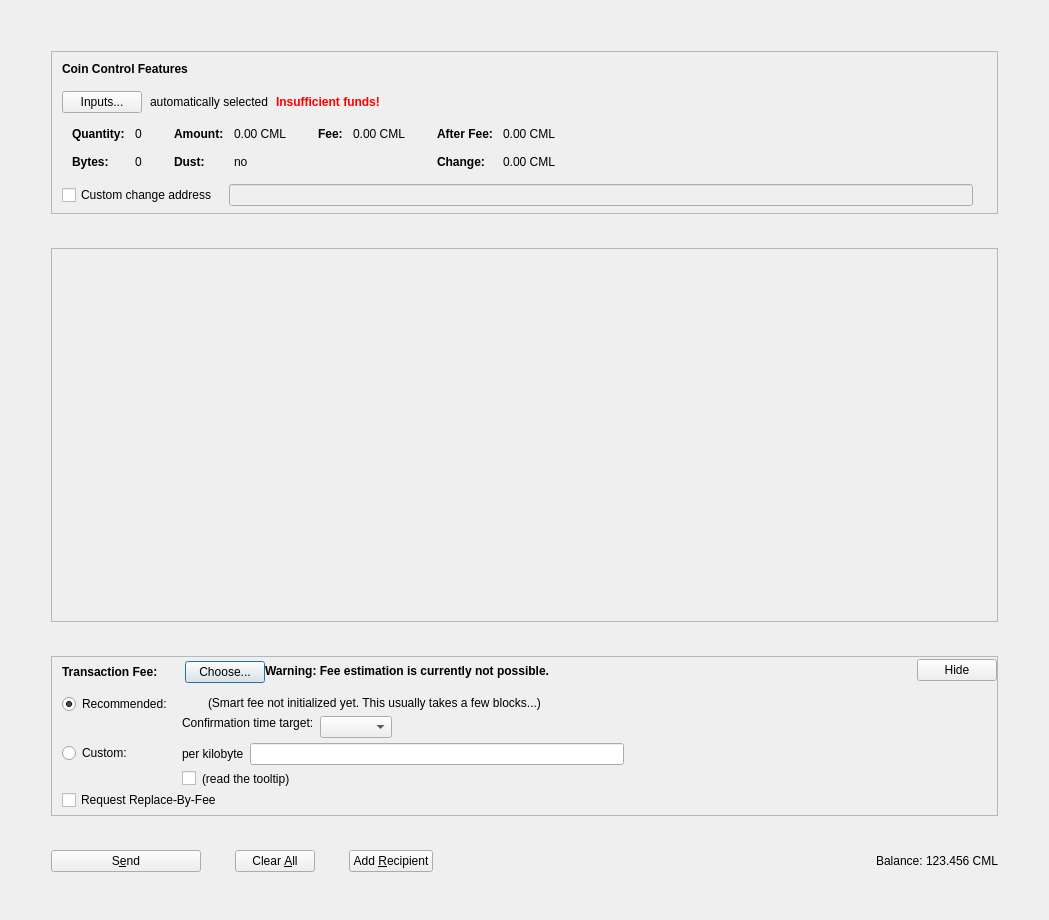
<?xml version="1.0" encoding="UTF-8"?>
<ui version="4.0">
 <class>SendCoinsDialog</class>
 <widget class="QDialog" name="SendCoinsDialog">
  <property name="geometry">
   <rect>
    <x>0</x>
    <y>0</y>
    <width>1049</width>
    <height>920</height>
   </rect>
  </property>
  <property name="windowTitle">
   <string>Send Coins</string>
  </property>
  <layout class="QVBoxLayout" name="verticalLayout" stretch="0">
   <property name="bottomMargin">
    <number>8</number>
   </property>
   <item>
    <layout class="QVBoxLayout" name="verticalLayout_3">
     <property name="spacing">
      <number>34</number>
     </property>
     <property name="leftMargin">
      <number>40</number>
     </property>
     <property name="topMargin">
      <number>40</number>
     </property>
     <property name="rightMargin">
      <number>40</number>
     </property>
     <property name="bottomMargin">
      <number>40</number>
     </property>
     <item>
      <widget class="QFrame" name="frameCoinControl">
       <property name="sizePolicy">
        <sizepolicy hsizetype="Expanding" vsizetype="Fixed">
         <horstretch>0</horstretch>
         <verstretch>0</verstretch>
        </sizepolicy>
       </property>
       <property name="maximumSize">
        <size>
         <width>16777215</width>
         <height>16777215</height>
        </size>
       </property>
       <property name="frameShape">
        <enum>QFrame::StyledPanel</enum>
       </property>
       <property name="frameShadow">
        <enum>QFrame::Sunken</enum>
       </property>
       <layout class="QVBoxLayout" name="verticalLayoutCoinControl2">
        <property name="spacing">
         <number>0</number>
        </property>
        <property name="leftMargin">
         <number>0</number>
        </property>
        <property name="topMargin">
         <number>0</number>
        </property>
        <property name="rightMargin">
         <number>0</number>
        </property>
        <property name="bottomMargin">
         <number>6</number>
        </property>
        <item>
         <layout class="QVBoxLayout" name="verticalLayoutCoinControl" stretch="0,0,0,0,0">
          <property name="spacing">
           <number>0</number>
          </property>
          <property name="leftMargin">
           <number>10</number>
          </property>
          <property name="topMargin">
           <number>10</number>
          </property>
          <item>
           <layout class="QHBoxLayout" name="horizontalLayoutCoinControl1">
            <property name="bottomMargin">
             <number>15</number>
            </property>
            <item>
             <widget class="QLabel" name="labelCoinControlFeatures">
              <property name="sizePolicy">
               <sizepolicy hsizetype="Preferred" vsizetype="Maximum">
                <horstretch>0</horstretch>
                <verstretch>0</verstretch>
               </sizepolicy>
              </property>
              <property name="font">
               <font>
                <weight>75</weight>
                <bold>true</bold>
               </font>
              </property>
              <property name="styleSheet">
               <string notr="true">font-weight:bold;</string>
              </property>
              <property name="text">
               <string>Coin Control Features</string>
              </property>
             </widget>
            </item>
           </layout>
          </item>
          <item>
           <layout class="QHBoxLayout" name="horizontalLayoutCoinControl2" stretch="0,0,0,0">
            <property name="spacing">
             <number>8</number>
            </property>
            <property name="bottomMargin">
             <number>10</number>
            </property>
            <item>
             <widget class="QPushButton" name="pushButtonCoinControl">
              <property name="styleSheet">
               <string notr="true"/>
              </property>
              <property name="text">
               <string>Inputs...</string>
              </property>
              <property name="autoDefault">
               <bool>false</bool>
              </property>
             </widget>
            </item>
            <item>
             <widget class="QLabel" name="labelCoinControlAutomaticallySelected">
              <property name="text">
               <string>automatically selected</string>
              </property>
              <property name="margin">
               <number>5</number>
              </property>
             </widget>
            </item>
            <item>
             <widget class="QLabel" name="labelCoinControlInsuffFunds">
              <property name="font">
               <font>
                <weight>75</weight>
                <bold>true</bold>
               </font>
              </property>
              <property name="styleSheet">
               <string notr="true">color:red;font-weight:bold;</string>
              </property>
              <property name="text">
               <string>Insufficient funds!</string>
              </property>
              <property name="margin">
               <number>5</number>
              </property>
             </widget>
            </item>
            <item>
             <spacer name="horizontalSpacerCoinControl">
              <property name="orientation">
               <enum>Qt::Horizontal</enum>
              </property>
              <property name="sizeHint" stdset="0">
               <size>
                <width>40</width>
                <height>1</height>
               </size>
              </property>
             </spacer>
            </item>
           </layout>
          </item>
          <item>
           <widget class="QWidget" name="widgetCoinControl" native="true">
            <property name="sizePolicy">
             <sizepolicy hsizetype="Preferred" vsizetype="Preferred">
              <horstretch>0</horstretch>
              <verstretch>0</verstretch>
             </sizepolicy>
            </property>
            <property name="minimumSize">
             <size>
              <width>0</width>
              <height>0</height>
             </size>
            </property>
            <property name="styleSheet">
             <string notr="true"/>
            </property>
            <layout class="QHBoxLayout" name="horizontalLayoutCoinControl5">
             <property name="leftMargin">
              <number>0</number>
             </property>
             <property name="topMargin">
              <number>0</number>
             </property>
             <property name="rightMargin">
              <number>0</number>
             </property>
             <property name="bottomMargin">
              <number>0</number>
             </property>
             <item>
              <layout class="QHBoxLayout" name="horizontalLayoutCoinControl3" stretch="0,0,0,1">
               <property name="spacing">
                <number>20</number>
               </property>
               <property name="topMargin">
                <number>0</number>
               </property>
               <property name="bottomMargin">
                <number>10</number>
               </property>
               <item>
                <layout class="QFormLayout" name="formLayoutCoinControl1">
                 <property name="horizontalSpacing">
                  <number>10</number>
                 </property>
                 <property name="verticalSpacing">
                  <number>14</number>
                 </property>
                 <property name="leftMargin">
                  <number>10</number>
                 </property>
                 <property name="topMargin">
                  <number>4</number>
                 </property>
                 <property name="rightMargin">
                  <number>6</number>
                 </property>
                 <item row="0" column="0">
                  <widget class="QLabel" name="labelCoinControlQuantityText">
                   <property name="font">
                    <font>
                     <weight>75</weight>
                     <bold>true</bold>
                    </font>
                   </property>
                   <property name="text">
                    <string>Quantity:</string>
                   </property>
                   <property name="margin">
                    <number>0</number>
                   </property>
                  </widget>
                 </item>
                 <item row="0" column="1">
                  <widget class="QLabel" name="labelCoinControlQuantity">
                   <property name="cursor">
                    <cursorShape>IBeamCursor</cursorShape>
                   </property>
                   <property name="contextMenuPolicy">
                    <enum>Qt::ActionsContextMenu</enum>
                   </property>
                   <property name="text">
                    <string notr="true">0</string>
                   </property>
                   <property name="margin">
                    <number>0</number>
                   </property>
                   <property name="textInteractionFlags">
                    <set>Qt::LinksAccessibleByMouse|Qt::TextSelectableByKeyboard|Qt::TextSelectableByMouse</set>
                   </property>
                  </widget>
                 </item>
                 <item row="1" column="0">
                  <widget class="QLabel" name="labelCoinControlBytesText">
                   <property name="font">
                    <font>
                     <weight>75</weight>
                     <bold>true</bold>
                    </font>
                   </property>
                   <property name="text">
                    <string>Bytes:</string>
                   </property>
                  </widget>
                 </item>
                 <item row="1" column="1">
                  <widget class="QLabel" name="labelCoinControlBytes">
                   <property name="cursor">
                    <cursorShape>IBeamCursor</cursorShape>
                   </property>
                   <property name="contextMenuPolicy">
                    <enum>Qt::ActionsContextMenu</enum>
                   </property>
                   <property name="text">
                    <string notr="true">0</string>
                   </property>
                   <property name="textInteractionFlags">
                    <set>Qt::LinksAccessibleByMouse|Qt::TextSelectableByKeyboard|Qt::TextSelectableByMouse</set>
                   </property>
                  </widget>
                 </item>
                </layout>
               </item>
               <item>
                <layout class="QFormLayout" name="formLayoutCoinControl2">
                 <property name="horizontalSpacing">
                  <number>10</number>
                 </property>
                 <property name="verticalSpacing">
                  <number>14</number>
                 </property>
                 <property name="leftMargin">
                  <number>6</number>
                 </property>
                 <property name="topMargin">
                  <number>4</number>
                 </property>
                 <property name="rightMargin">
                  <number>6</number>
                 </property>
                 <item row="0" column="0">
                  <widget class="QLabel" name="labelCoinControlAmountText">
                   <property name="font">
                    <font>
                     <weight>75</weight>
                     <bold>true</bold>
                    </font>
                   </property>
                   <property name="text">
                    <string>Amount:</string>
                   </property>
                   <property name="margin">
                    <number>0</number>
                   </property>
                  </widget>
                 </item>
                 <item row="0" column="1">
                  <widget class="QLabel" name="labelCoinControlAmount">
                   <property name="cursor">
                    <cursorShape>IBeamCursor</cursorShape>
                   </property>
                   <property name="contextMenuPolicy">
                    <enum>Qt::ActionsContextMenu</enum>
                   </property>
                   <property name="text">
                    <string notr="true">0.00 CML</string>
                   </property>
                   <property name="textInteractionFlags">
                    <set>Qt::LinksAccessibleByMouse|Qt::TextSelectableByKeyboard|Qt::TextSelectableByMouse</set>
                   </property>
                  </widget>
                 </item>
                 <item row="1" column="0">
                  <widget class="QLabel" name="labelCoinControlLowOutputText">
                   <property name="font">
                    <font>
                     <weight>75</weight>
                     <bold>true</bold>
                    </font>
                   </property>
                   <property name="text">
                    <string>Dust:</string>
                   </property>
                  </widget>
                 </item>
                 <item row="1" column="1">
                  <widget class="QLabel" name="labelCoinControlLowOutput">
                   <property name="cursor">
                    <cursorShape>IBeamCursor</cursorShape>
                   </property>
                   <property name="contextMenuPolicy">
                    <enum>Qt::ActionsContextMenu</enum>
                   </property>
                   <property name="text">
                    <string notr="true">no</string>
                   </property>
                   <property name="textInteractionFlags">
                    <set>Qt::LinksAccessibleByMouse|Qt::TextSelectableByKeyboard|Qt::TextSelectableByMouse</set>
                   </property>
                  </widget>
                 </item>
                </layout>
               </item>
               <item>
                <layout class="QFormLayout" name="formLayoutCoinControl3">
                 <property name="horizontalSpacing">
                  <number>10</number>
                 </property>
                 <property name="verticalSpacing">
                  <number>14</number>
                 </property>
                 <property name="leftMargin">
                  <number>6</number>
                 </property>
                 <property name="topMargin">
                  <number>4</number>
                 </property>
                 <property name="rightMargin">
                  <number>6</number>
                 </property>
                 <item row="0" column="0">
                  <widget class="QLabel" name="labelCoinControlFeeText">
                   <property name="font">
                    <font>
                     <weight>75</weight>
                     <bold>true</bold>
                    </font>
                   </property>
                   <property name="text">
                    <string>Fee:</string>
                   </property>
                   <property name="margin">
                    <number>0</number>
                   </property>
                  </widget>
                 </item>
                 <item row="0" column="1">
                  <widget class="QLabel" name="labelCoinControlFee">
                   <property name="cursor">
                    <cursorShape>IBeamCursor</cursorShape>
                   </property>
                   <property name="contextMenuPolicy">
                    <enum>Qt::ActionsContextMenu</enum>
                   </property>
                   <property name="text">
                    <string notr="true">0.00 CML</string>
                   </property>
                   <property name="textInteractionFlags">
                    <set>Qt::LinksAccessibleByMouse|Qt::TextSelectableByKeyboard|Qt::TextSelectableByMouse</set>
                   </property>
                  </widget>
                 </item>
                </layout>
               </item>
               <item>
                <layout class="QFormLayout" name="formLayoutCoinControl4">
                 <property name="horizontalSpacing">
                  <number>10</number>
                 </property>
                 <property name="verticalSpacing">
                  <number>14</number>
                 </property>
                 <property name="leftMargin">
                  <number>6</number>
                 </property>
                 <property name="topMargin">
                  <number>4</number>
                 </property>
                 <property name="rightMargin">
                  <number>6</number>
                 </property>
                 <item row="0" column="0">
                  <widget class="QLabel" name="labelCoinControlAfterFeeText">
                   <property name="font">
                    <font>
                     <weight>75</weight>
                     <bold>true</bold>
                    </font>
                   </property>
                   <property name="text">
                    <string>After Fee:</string>
                   </property>
                   <property name="margin">
                    <number>0</number>
                   </property>
                  </widget>
                 </item>
                 <item row="0" column="1">
                  <widget class="QLabel" name="labelCoinControlAfterFee">
                   <property name="cursor">
                    <cursorShape>IBeamCursor</cursorShape>
                   </property>
                   <property name="contextMenuPolicy">
                    <enum>Qt::ActionsContextMenu</enum>
                   </property>
                   <property name="text">
                    <string notr="true">0.00 CML</string>
                   </property>
                   <property name="textInteractionFlags">
                    <set>Qt::LinksAccessibleByMouse|Qt::TextSelectableByKeyboard|Qt::TextSelectableByMouse</set>
                   </property>
                  </widget>
                 </item>
                 <item row="1" column="0">
                  <widget class="QLabel" name="labelCoinControlChangeText">
                   <property name="font">
                    <font>
                     <weight>75</weight>
                     <bold>true</bold>
                    </font>
                   </property>
                   <property name="text">
                    <string>Change:</string>
                   </property>
                  </widget>
                 </item>
                 <item row="1" column="1">
                  <widget class="QLabel" name="labelCoinControlChange">
                   <property name="cursor">
                    <cursorShape>IBeamCursor</cursorShape>
                   </property>
                   <property name="contextMenuPolicy">
                    <enum>Qt::ActionsContextMenu</enum>
                   </property>
                   <property name="text">
                    <string notr="true">0.00 CML</string>
                   </property>
                   <property name="textInteractionFlags">
                    <set>Qt::LinksAccessibleByMouse|Qt::TextSelectableByKeyboard|Qt::TextSelectableByMouse</set>
                   </property>
                  </widget>
                 </item>
                </layout>
               </item>
              </layout>
             </item>
            </layout>
           </widget>
          </item>
          <item>
           <layout class="QHBoxLayout" name="horizontalLayoutCoinControl4" stretch="0,0,0">
            <property name="spacing">
             <number>12</number>
            </property>
            <property name="sizeConstraint">
             <enum>QLayout::SetDefaultConstraint</enum>
            </property>
            <property name="topMargin">
             <number>5</number>
            </property>
            <property name="rightMargin">
             <number>5</number>
            </property>
            <item>
             <widget class="QCheckBox" name="checkBoxCoinControlChange">
              <property name="toolTip">
               <string>If this is activated, but the change address is empty or invalid, change will be sent to a newly generated address.</string>
              </property>
              <property name="text">
               <string>Custom change address</string>
              </property>
             </widget>
            </item>
            <item>
             <widget class="QValidatedLineEdit" name="lineEditCoinControlChange">
              <property name="enabled">
               <bool>false</bool>
              </property>
              <property name="sizePolicy">
               <sizepolicy hsizetype="Expanding" vsizetype="Fixed">
                <horstretch>0</horstretch>
                <verstretch>0</verstretch>
               </sizepolicy>
              </property>
             </widget>
            </item>
            <item>
             <widget class="QLabel" name="labelCoinControlChangeLabel">
              <property name="sizePolicy">
               <sizepolicy hsizetype="Preferred" vsizetype="Expanding">
                <horstretch>0</horstretch>
                <verstretch>0</verstretch>
               </sizepolicy>
              </property>
              <property name="minimumSize">
               <size>
                <width>0</width>
                <height>0</height>
               </size>
              </property>
              <property name="text">
               <string/>
              </property>
              <property name="margin">
               <number>3</number>
              </property>
             </widget>
            </item>
           </layout>
          </item>
          <item>
           <spacer name="verticalSpacerCoinControl">
            <property name="orientation">
             <enum>Qt::Vertical</enum>
            </property>
            <property name="sizeHint" stdset="0">
             <size>
              <width>800</width>
              <height>1</height>
             </size>
            </property>
           </spacer>
          </item>
         </layout>
        </item>
       </layout>
      </widget>
     </item>
     <item>
      <widget class="QScrollArea" name="scrollArea">
       <property name="widgetResizable">
        <bool>true</bool>
       </property>
       <widget class="QWidget" name="scrollAreaWidgetContents">
        <property name="geometry">
         <rect>
          <x>0</x>
          <y>0</y>
          <width>943</width>
          <height>263</height>
         </rect>
        </property>
        <layout class="QVBoxLayout" name="verticalLayout_2" stretch="0,0">
         <property name="leftMargin">
          <number>0</number>
         </property>
         <property name="topMargin">
          <number>0</number>
         </property>
         <property name="rightMargin">
          <number>0</number>
         </property>
         <property name="bottomMargin">
          <number>0</number>
         </property>
         <item>
          <layout class="QVBoxLayout" name="entries">
           <property name="spacing">
            <number>6</number>
           </property>
          </layout>
         </item>
         <item>
          <spacer name="verticalSpacer">
           <property name="orientation">
            <enum>Qt::Vertical</enum>
           </property>
           <property name="sizeHint" stdset="0">
            <size>
             <width>20</width>
             <height>1000</height>
            </size>
           </property>
          </spacer>
         </item>
        </layout>
       </widget>
      </widget>
     </item>
     <item>
      <widget class="QFrame" name="frameFee">
       <property name="sizePolicy">
        <sizepolicy hsizetype="Expanding" vsizetype="Fixed">
         <horstretch>0</horstretch>
         <verstretch>0</verstretch>
        </sizepolicy>
       </property>
       <property name="maximumSize">
        <size>
         <width>16777215</width>
         <height>16777215</height>
        </size>
       </property>
       <property name="frameShape">
        <enum>QFrame::StyledPanel</enum>
       </property>
       <property name="frameShadow">
        <enum>QFrame::Sunken</enum>
       </property>
       <layout class="QVBoxLayout" name="verticalLayoutFee1">
        <property name="spacing">
         <number>0</number>
        </property>
        <property name="leftMargin">
         <number>0</number>
        </property>
        <property name="topMargin">
         <number>0</number>
        </property>
        <property name="rightMargin">
         <number>0</number>
        </property>
        <property name="bottomMargin">
         <number>0</number>
        </property>
        <item>
         <layout class="QVBoxLayout" name="verticalLayoutFee2" stretch="0,0,0">
          <property name="spacing">
           <number>0</number>
          </property>
          <property name="leftMargin">
           <number>10</number>
          </property>
          <property name="topMargin">
           <number>0</number>
          </property>
          <item>
           <layout class="QHBoxLayout" name="horizontalLayoutFee1">
            <property name="bottomMargin">
             <number>0</number>
            </property>
            <item>
             <layout class="QVBoxLayout" name="verticalLayoutFee7">
              <property name="spacing">
               <number>0</number>
              </property>
              <item>
               <spacer name="verticalSpacerSmartFee">
                <property name="orientation">
                 <enum>Qt::Vertical</enum>
                </property>
                <property name="sizeType">
                 <enum>QSizePolicy::Fixed</enum>
                </property>
                <property name="sizeHint" stdset="0">
                 <size>
                  <width>1</width>
                  <height>4</height>
                 </size>
                </property>
               </spacer>
              </item>
              <item>
               <layout class="QHBoxLayout" name="horizontalLayoutSmartFee">
                <property name="spacing">
                 <number>10</number>
                </property>
                <item>
                 <widget class="QLabel" name="labelFeeHeadline">
                  <property name="sizePolicy">
                   <sizepolicy hsizetype="Preferred" vsizetype="Maximum">
                    <horstretch>0</horstretch>
                    <verstretch>0</verstretch>
                   </sizepolicy>
                  </property>
                  <property name="font">
                   <font>
                    <weight>75</weight>
                    <bold>true</bold>
                   </font>
                  </property>
                  <property name="styleSheet">
                   <string notr="true">font-weight:bold;</string>
                  </property>
                  <property name="text">
                   <string>Transaction Fee:</string>
                  </property>
                 </widget>
                </item>
                <item>
                 <widget class="QLabel" name="labelFeeMinimized">
                  <property name="text">
                   <string/>
                  </property>
                 </widget>
                </item>
                <item>
                 <widget class="QPushButton" name="buttonChooseFee">
                  <property name="text">
                   <string>Choose...</string>
                  </property>
                 </widget>
                </item>
               </layout>
              </item>
              <item>
               <spacer name="verticalSpacer_5">
                <property name="orientation">
                 <enum>Qt::Vertical</enum>
                </property>
                <property name="sizeHint" stdset="0">
                 <size>
                  <width>1</width>
                  <height>1</height>
                 </size>
                </property>
               </spacer>
              </item>
             </layout>
            </item>
            <item>
             <widget class="QLabel" name="fallbackFeeWarningLabel">
              <property name="font">
               <font>
                <weight>75</weight>
                <bold>true</bold>
               </font>
              </property>
              <property name="toolTip">
               <string>Using the fallbackfee can result in sending a transaction that will take several hours or days (or never) to confirm. Consider choosing your fee manually or wait until you have validated the complete chain.</string>
              </property>
              <property name="text">
               <string>Warning: Fee estimation is currently not possible.</string>
              </property>
              <property name="wordWrap">
               <bool>false</bool>
              </property>
             </widget>
            </item>
            <item>
             <spacer name="horizontalSpacer_4">
              <property name="orientation">
               <enum>Qt::Horizontal</enum>
              </property>
              <property name="sizeType">
               <enum>QSizePolicy::MinimumExpanding</enum>
              </property>
              <property name="sizeHint" stdset="0">
               <size>
                <width>40</width>
                <height>20</height>
               </size>
              </property>
             </spacer>
            </item>
            <item>
             <widget class="QPushButton" name="buttonMinimizeFee">
              <property name="toolTip">
               <string>collapse fee-settings</string>
              </property>
              <property name="text">
               <string>Hide</string>
              </property>
             </widget>
            </item>
           </layout>
          </item>
          <item>
           <widget class="QFrame" name="frameFeeSelection">
            <layout class="QVBoxLayout" name="verticalLayoutFee12">
             <property name="spacing">
              <number>0</number>
             </property>
             <property name="leftMargin">
              <number>0</number>
             </property>
             <property name="topMargin">
              <number>0</number>
             </property>
             <property name="rightMargin">
              <number>0</number>
             </property>
             <property name="bottomMargin">
              <number>0</number>
             </property>
             <item>
              <layout class="QGridLayout" name="gridLayoutFee">
               <property name="topMargin">
                <number>10</number>
               </property>
               <property name="bottomMargin">
                <number>4</number>
               </property>
               <property name="horizontalSpacing">
                <number>10</number>
               </property>
               <property name="verticalSpacing">
                <number>4</number>
               </property>
               <item row="1" column="1">
                <layout class="QVBoxLayout" name="verticalLayoutFee8">
                 <property name="spacing">
                  <number>6</number>
                 </property>
                 <item>
                  <layout class="QHBoxLayout" name="horizontalLayoutFee13">
                   <item>
                    <widget class="QLabel" name="labelCustomPerKilobyte">
                     <property name="toolTip">
                      <string>If the custom fee is set to 1000 satoshis and the transaction is only 250 bytes, then &quot;per kilobyte&quot; only pays 250 satoshis in fee, while &quot;total at least&quot; pays 1000 satoshis. For transactions bigger than a kilobyte both pay by kilobyte.</string>
                     </property>
                     <property name="text">
                      <string>per kilobyte</string>
                     </property>
                    </widget>
                   </item>
                   <item>
                    <widget class="CryptomilesAmountField" name="customFee"/>
                   </item>
                   <item>
                    <spacer name="horizontalSpacer_6">
                     <property name="orientation">
                      <enum>Qt::Horizontal</enum>
                     </property>
                     <property name="sizeHint" stdset="0">
                      <size>
                       <width>1</width>
                       <height>1</height>
                      </size>
                     </property>
                    </spacer>
                   </item>
                  </layout>
                 </item>
                 <item>
                  <layout class="QHBoxLayout" name="horizontalLayoutFee8">
                   <item>
                    <widget class="QCheckBox" name="checkBoxMinimumFee">
                     <property name="toolTip">
                      <string>Paying only the minimum fee is just fine as long as there is less transaction volume than space in the blocks. But be aware that this can end up in a never confirming transaction once there is more demand for cryptomiles transactions than the network can process.</string>
                     </property>
                     <property name="text">
                      <string/>
                     </property>
                    </widget>
                   </item>
                   <item>
                    <widget class="QLabel" name="labelMinFeeWarning">
                     <property name="enabled">
                      <bool>true</bool>
                     </property>
                     <property name="toolTip">
                      <string>Paying only the minimum fee is just fine as long as there is less transaction volume than space in the blocks. But be aware that this can end up in a never confirming transaction once there is more demand for cryptomiles transactions than the network can process.</string>
                     </property>
                     <property name="text">
                      <string>(read the tooltip)</string>
                     </property>
                     <property name="margin">
                      <number>5</number>
                     </property>
                    </widget>
                   </item>
                   <item>
                    <spacer name="horizontalSpacer_2">
                     <property name="orientation">
                      <enum>Qt::Horizontal</enum>
                     </property>
                     <property name="sizeHint" stdset="0">
                      <size>
                       <width>1</width>
                       <height>1</height>
                      </size>
                     </property>
                    </spacer>
                   </item>
                  </layout>
                 </item>
                </layout>
               </item>
               <item row="0" column="0">
                <layout class="QVBoxLayout" name="verticalLayoutFee4" stretch="0,1">
                 <item>
                  <widget class="QRadioButton" name="radioSmartFee">
                   <property name="text">
                    <string>Recommended:</string>
                   </property>
                   <property name="checked">
                    <bool>true</bool>
                   </property>
                   <attribute name="buttonGroup">
                    <string notr="true">groupFee</string>
                   </attribute>
                  </widget>
                 </item>
                 <item>
                  <spacer name="verticalSpacer_2">
                   <property name="orientation">
                    <enum>Qt::Vertical</enum>
                   </property>
                   <property name="sizeHint" stdset="0">
                    <size>
                     <width>1</width>
                     <height>1</height>
                    </size>
                   </property>
                  </spacer>
                 </item>
                </layout>
               </item>
               <item row="1" column="0">
                <layout class="QVBoxLayout" name="verticalLayoutFee9" stretch="0,1">
                 <item>
                  <widget class="QRadioButton" name="radioCustomFee">
                   <property name="text">
                    <string>Custom:</string>
                   </property>
                   <attribute name="buttonGroup">
                    <string notr="true">groupFee</string>
                   </attribute>
                  </widget>
                 </item>
                 <item>
                  <spacer name="verticalSpacer_6">
                   <property name="orientation">
                    <enum>Qt::Vertical</enum>
                   </property>
                   <property name="sizeHint" stdset="0">
                    <size>
                     <width>1</width>
                     <height>1</height>
                    </size>
                   </property>
                  </spacer>
                 </item>
                </layout>
               </item>
               <item row="0" column="1">
                <layout class="QVBoxLayout" name="verticalLayoutFee3" stretch="0,0,1">
                 <property name="spacing">
                  <number>6</number>
                 </property>
                 <property name="topMargin">
                  <number>2</number>
                 </property>
                 <item>
                  <layout class="QHBoxLayout" name="horizontalLayoutFee12">
                   <item>
                    <widget class="QLabel" name="labelSmartFee">
                     <property name="text">
                      <string/>
                     </property>
                     <property name="margin">
                      <number>2</number>
                     </property>
                    </widget>
                   </item>
                   <item>
                    <widget class="QLabel" name="labelFeeEstimation">
                     <property name="text">
                      <string/>
                     </property>
                    </widget>
                   </item>
                   <item>
                    <widget class="QLabel" name="labelSmartFee2">
                     <property name="text">
                      <string>(Smart fee not initialized yet. This usually takes a few blocks...)</string>
                     </property>
                     <property name="margin">
                      <number>2</number>
                     </property>
                    </widget>
                   </item>
                   <item>
                    <spacer name="horizontalSpacer_5">
                     <property name="orientation">
                      <enum>Qt::Horizontal</enum>
                     </property>
                     <property name="sizeHint" stdset="0">
                      <size>
                       <width>1</width>
                       <height>1</height>
                      </size>
                     </property>
                    </spacer>
                   </item>
                  </layout>
                 </item>
                 <item>
                  <layout class="QHBoxLayout" name="horizontalLayoutFee9">
                   <item>
                    <layout class="QVBoxLayout" name="verticalLayoutFee6">
                     <item>
                      <widget class="QLabel" name="labelSmartFee3">
                       <property name="text">
                        <string>Confirmation time target:</string>
                       </property>
                       <property name="margin">
                        <number>2</number>
                       </property>
                      </widget>
                     </item>
                     <item>
                      <spacer name="verticalSpacer_3">
                       <property name="orientation">
                        <enum>Qt::Vertical</enum>
                       </property>
                       <property name="sizeHint" stdset="0">
                        <size>
                         <width>1</width>
                         <height>1</height>
                        </size>
                       </property>
                      </spacer>
                     </item>
                    </layout>
                   </item>
                   <item>
                    <layout class="QVBoxLayout" name="verticalLayoutFee5">
                     <property name="rightMargin">
                      <number>30</number>
                     </property>
                     <item>
                      <layout class="QHBoxLayout" name="horizontalLayoutConfTarget">
                       <property name="bottomMargin">
                        <number>0</number>
                       </property>
                       <item>
                        <widget class="QComboBox" name="confTargetSelector"/>
                       </item>
                       <item>
                        <spacer name="horizontalSpacerConfTarget">
                         <property name="orientation">
                          <enum>Qt::Horizontal</enum>
                         </property>
                         <property name="sizeHint" stdset="0">
                          <size>
                           <width>40</width>
                           <height>20</height>
                          </size>
                         </property>
                        </spacer>
                       </item>
                      </layout>
                     </item>
                    </layout>
                   </item>
                  </layout>
                 </item>
                 <item>
                  <spacer name="verticalSpacer_4">
                   <property name="orientation">
                    <enum>Qt::Vertical</enum>
                   </property>
                   <property name="sizeHint" stdset="0">
                    <size>
                     <width>1</width>
                     <height>1</height>
                    </size>
                   </property>
                  </spacer>
                 </item>
                </layout>
               </item>
              </layout>
             </item>
             <item>
              <widget class="QCheckBox" name="optInRBF">
               <property name="toolTip">
                <string>Indicates that the sender may wish to replace this transaction with a new one paying higher fees (prior to being confirmed).</string>
               </property>
               <property name="text">
                <string>Request Replace-By-Fee</string>
               </property>
              </widget>
             </item>
            </layout>
           </widget>
          </item>
          <item>
           <spacer name="verticalSpacerFee">
            <property name="orientation">
             <enum>Qt::Vertical</enum>
            </property>
            <property name="sizeHint" stdset="0">
             <size>
              <width>40</width>
              <height>5</height>
             </size>
            </property>
           </spacer>
          </item>
         </layout>
        </item>
       </layout>
      </widget>
     </item>
     <item>
      <layout class="QHBoxLayout" name="horizontalLayout">
       <item>
        <widget class="QPushButton" name="sendButton">
         <property name="minimumSize">
          <size>
           <width>150</width>
           <height>0</height>
          </size>
         </property>
         <property name="toolTip">
          <string>Confirm the send action</string>
         </property>
         <property name="text">
          <string>S&amp;end</string>
         </property>
         <property name="icon">
          <iconset resource="../cryptomiles.qrc">
           <normaloff>:/icons/send</normaloff>:/icons/send</iconset>
         </property>
         <property name="autoDefault">
          <bool>false</bool>
         </property>
         <property name="default">
          <bool>false</bool>
         </property>
        </widget>
       </item>
       <item>
        <widget class="QPushButton" name="clearButton">
         <property name="sizePolicy">
          <sizepolicy hsizetype="Minimum" vsizetype="Fixed">
           <horstretch>0</horstretch>
           <verstretch>0</verstretch>
          </sizepolicy>
         </property>
         <property name="toolTip">
          <string>Clear all fields of the form.</string>
         </property>
         <property name="text">
          <string>Clear &amp;All</string>
         </property>
         <property name="icon">
          <iconset resource="../cryptomiles.qrc">
           <normaloff>:/icons/remove</normaloff>:/icons/remove</iconset>
         </property>
         <property name="autoDefault">
          <bool>false</bool>
         </property>
        </widget>
       </item>
       <item>
        <widget class="QPushButton" name="addButton">
         <property name="toolTip">
          <string>Send to multiple recipients at once</string>
         </property>
         <property name="text">
          <string>Add &amp;Recipient</string>
         </property>
         <property name="icon">
          <iconset resource="../cryptomiles.qrc">
           <normaloff>:/icons/add</normaloff>:/icons/add</iconset>
         </property>
         <property name="autoDefault">
          <bool>false</bool>
         </property>
        </widget>
       </item>
       <item>
        <spacer name="horizontalSpacer">
         <property name="orientation">
          <enum>Qt::Horizontal</enum>
         </property>
         <property name="sizeHint" stdset="0">
          <size>
           <width>40</width>
           <height>20</height>
          </size>
         </property>
        </spacer>
       </item>
       <item>
        <layout class="QHBoxLayout" name="horizontalLayout_2">
         <property name="spacing">
          <number>3</number>
         </property>
         <item>
          <widget class="QLabel" name="label">
           <property name="sizePolicy">
            <sizepolicy hsizetype="Preferred" vsizetype="Fixed">
             <horstretch>0</horstretch>
             <verstretch>0</verstretch>
            </sizepolicy>
           </property>
           <property name="text">
            <string>Balance:</string>
           </property>
          </widget>
         </item>
         <item>
          <widget class="QLabel" name="labelBalance">
           <property name="sizePolicy">
            <sizepolicy hsizetype="Preferred" vsizetype="Fixed">
             <horstretch>0</horstretch>
             <verstretch>0</verstretch>
            </sizepolicy>
           </property>
           <property name="cursor">
            <cursorShape>IBeamCursor</cursorShape>
           </property>
           <property name="text">
            <string notr="true">123.456 CML</string>
           </property>
           <property name="textInteractionFlags">
            <set>Qt::LinksAccessibleByMouse|Qt::TextSelectableByKeyboard|Qt::TextSelectableByMouse</set>
           </property>
          </widget>
         </item>
        </layout>
       </item>
      </layout>
     </item>
    </layout>
   </item>
  </layout>
 </widget>
 <customwidgets>
  <customwidget>
   <class>QValidatedLineEdit</class>
   <extends>QLineEdit</extends>
   <header>qvalidatedlineedit.h</header>
  </customwidget>
  <customwidget>
   <class>CryptomilesAmountField</class>
   <extends>QLineEdit</extends>
   <header>cryptomilesamountfield.h</header>
   <container>1</container>
  </customwidget>
 </customwidgets>
 <resources>
  <include location="../cryptomiles.qrc"/>
 </resources>
 <connections/>
 <buttongroups>
  <buttongroup name="groupFee"/>
 </buttongroups>
</ui>
